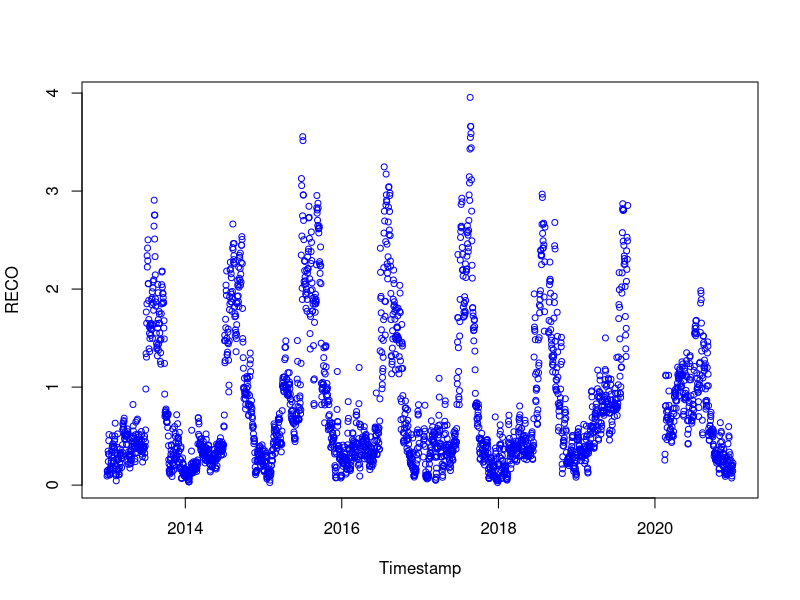

R code for this plot: (Note: this script raises an error after producing the figure.)
# 17-05-2024
# Anastasia Makhnykina

library(dplyr)
library(tidyr)
library(tidyverse)
library(lubridate)
library(ggplot2)
library(units)
library(stats)
library(grDevices)
library(readr)


# Read other pulse division docs - with "DM" in their names
years_sum1 <- read.csv("data/years_sum1_DM.csv")
years_sum_Pulse0 <- read.csv("data/years_sum_Pulse0_DM.csv")
years_sum_Pulse1 <- read.csv("data/years_sum_Pulse1_DM.csv")

# Make sure in the Date format
years_sum_Pulse0$date <- as.Date(years_sum_Pulse0$date)
years_sum_Pulse1$date <- as.Date(years_sum_Pulse1$date)
years_sum1$date <- as.Date(years_sum1$date)

# CHECK COLUMN NAMES AND DATA TYPES
str(years_sum_Pulse0)
str(years_sum_Pulse1)
str(years_sum1)

####### Non-Pulse model ###################
###########################################

# Remove rows with missing values
years_sum_Pulse0 <- na.omit(years_sum_Pulse0)

# Calculate Soil Moisture
years_sum_Pulse0$meanSWC5 <- as.numeric(as.character(years_sum_Pulse0$meanSWC5))
SoilMoisture <- years_sum_Pulse0$meanSWC5/100

# Assign variables
years_sum_Pulse0$meanST5 <- as.numeric(as.character(years_sum_Pulse0$meanST5))
years_sum_Pulse0$meanGPP <- as.numeric(as.character(years_sum_Pulse0$meanGPP))

meanSWC5_NP <- SoilMoisture
meanST5_NP <- years_sum_Pulse0$meanST5
meanGPP_NP <- years_sum_Pulse0$meanGPP
GPPmax_NP <- max(years_sum_Pulse0$meanGPP, na.rm = TRUE)

# Fit model
years_sum_Pulse0$meanRECO <- as.numeric(as.character(years_sum_Pulse0$meanRECO))

Param_model4_NP <- nls(meanRECO ~ Fref*((meanGPP_NP/GPPmax_NP +n)/1+n) *
                         (1-c4*(0.1-meanSWC5_NP)^2)*exp(b4*meanST5_NP), 
                       data = years_sum_Pulse0,
                       start = list(Fref=0.75, c4=56.54, b4=0.04, n=0.84),
                       control = nls.control(maxiter = 1000, minFactor = 0.01)
)
Summary_Model4_NP = summary(Param_model4_NP)

# Formula: meanRECO ~ Fref * ((meanGPP_NP/GPPmax_NP + n)/1 + n) * (1 - c4 * 
#                                                                    (0.1 - meanSWC5_NP)^2) * exp(b4 * meanST5_NP)
# 
#Estimated Wed May 3rd 
# Parameters:
#   Estimate Std. Error t value Pr(>|t|)    
# Fref     0.021298  25.796  < 2e-16 ***
#   c4   14.410701   4.860611   2.965  0.00307 ** 
#   b4    0.034738   0.001528  22.737  < 2e-16 ***
#   n     0.131463   0.004753  27.661  < 2e-16 ***
#   

# NON_Pulse parameters
FrefNP = 0.581979
FrefNP_SE = 0.022416
SMoptNP =0.125 
c4NP = 5.866561
c4NP_SE = 4.914379
b4NP =  0.032845
b4NP_SE = 0.001487
nNP=  0.129888
nNP_SE = 0.004721

#################### Pulse model ##################################
###################################################################

# Remove rows with missing values
years_sum_Pulse1 <- na.omit(years_sum_Pulse1)

# Change the data format 
years_sum_Pulse1$meanSWC5 <- as.numeric(as.character(years_sum_Pulse1$meanSWC5))
years_sum_Pulse1$meanST5 <- as.numeric(as.character(years_sum_Pulse1$meanST5))
years_sum_Pulse1$meanGPP <- as.numeric(as.character(years_sum_Pulse1$meanGPP))
years_sum_Pulse1$meanRECO <- as.numeric(as.character(years_sum_Pulse1$meanRECO))

# Assign variables
SoilMoisture_P =years_sum_Pulse1$meanSWC5/100
meanSWC5_P = SoilMoisture_P
meanST5_P = years_sum_Pulse1$meanST5
meanGPP_P = years_sum_Pulse1$meanGPP
GPPmax_P = max(years_sum_Pulse1$meanGPP, na.rm=TRUE)

Param_model4_P <- nls(meanRECO ~ Fref*((meanGPP_P/GPPmax_P +n)/1+n) *(1-c4*(0.1-meanSWC5_P)^2)*exp(b4*meanST5_P), 
                      data = years_sum_Pulse1,
                      start = list(Fref=0.75,  c4=56.54, b4=0.04, n=0.84),
                      control = nls.control(maxiter = 1000, minFactor = 0.01)
)
Summary_Model4_P = summary(Param_model4_P)

# Parameters:
#   Estimate Std. Error t value Pr(>|t|)    
# Fref   0.616634   0.045269  13.621  < 2e-16 ***
#   c4   -10.431847   1.596214  -6.535 1.01e-10 ***
#   b4     0.044407   0.002129  20.862  < 2e-16 ***
#   n      0.243863   0.014703  16.586  < 2e-16 ***

# Pulse parameters
FrefP = 0.646765 
FrefP_SE = 0.044472
SMoptP =0.125 
c4P = -10.166789   
c4P_SE = 1.489036
b4P = 0.043525
b4P_SE = 0.001986
nP= 0.236665
nP_SE = 0.013583

############### All time model #################################
################################################################

complete.cases(years_sum1)

# Remove rows with missing values
years_sum1 <- na.omit(years_sum1)

# Change data format
years_sum1$meanSWC5 <- as.numeric(as.character(years_sum1$meanSWC5))
years_sum1$meanST5 <- as.numeric(as.character(years_sum1$meanST5))
years_sum1$meanGPP <- as.numeric(as.character(years_sum1$meanGPP))
years_sum1$meanRECO <- as.numeric(as.character(years_sum1$meanRECO))

# Setting up drivers for all time
All_meanSWC5 =years_sum1$meanSWC5/100
All_meanST5 = years_sum1$meanST5
All_meanGPP = years_sum1$meanGPP
All_GPPmax = max(years_sum1$meanGPP, na.rm = TRUE)

Param_model4_All <- nls(meanRECO ~ Fref*((All_meanGPP/All_GPPmax +nL)/1+nL) *(1-c4L*(0.1-All_meanSWC5)^2)*exp(b4L*All_meanST5), 
                      data = years_sum1,
                      start = list(Fref=0.75,  c4L=56.54, b4L=0.04, nL=0.84),
                      control = nls.control(maxiter = 1000, minFactor = 0.01)
)
Summary_Model4_All = summary(Param_model4_All)

# Parameters:
#   Estimate Std. Error t value Pr(>|t|)    
# Fref   0.616634   0.045269  13.621  < 2e-16 ***
#   c4   -10.431847   1.596214  -6.535 1.01e-10 ***
#   b4     0.044407   0.002129  20.862  < 2e-16 ***
#   n      0.243863   0.014703  16.586  < 2e-16 ***

# Pulse parameters
FrefL = 1.183562
FrefL_SE = 0.048450
SMoptL =0.125 
c4L = -7.875260   
c4L_SE = 1.160614
b4L = 0.034806
b4L_SE = 0.001412
nL= 0.079416
nL_SE = 0.002654

#run model for full time series based on non-pulse time parameters
ALL_model4_NP = FrefNP*((All_meanGPP/All_GPPmax +nNP)/1+nNP) *(1-c4NP*(SMoptNP-All_meanSWC5)^2)*exp(b4NP*All_meanST5)
#run model for full time series based on pulse time parameters
All_model4_P = FrefP*((All_meanGPP/All_GPPmax +nP)/1+nP) *(1-c4P*(SMoptP-All_meanSWC5)^2)*exp(b4P*All_meanST5)
#run all time model
All_model4 = FrefL*((All_meanGPP/All_GPPmax +nL)/1+nL) *(1-c4P*(SMoptL-All_meanSWC5)^2)*exp(b4L*All_meanST5)

# Plot the RECO time series
plot(years_sum1$date, years_sum1$meanRECO, type = "p", col = "blue", xlab = "Timestamp", ylab = "RECO", cex = 0.8)

points(years_sum1$date, results_df$MeanR, col="green", pch = 16, cex = 0.4, alpha=0.5)
# create the legend
legend(x = "topleft",
       legend = c("Measured RECO", "Mean model"),
       pch = c(1, 16),
       col = c("blue", "green"),
       lty = c(NA, 1),
       bty = "n")


# Add the model output time series to the plot - CORRECT FIGURE
points(years_sum1$date, ALL_model4_NP, col = "red", pch = 16, cex = 0.4)
points(years_sum1$date, All_model4_P, col = "cyan", pch = 16, cex = 0.4, alpha=0.5)
points(years_sum1$date, All_model4, col = "green", pch = 16, cex = 0.4, alpha=0.5)

# create the legend
legend(x = "topleft",
       legend = c("Measured RECO", "Pulse Model", "Non-Pulse Model", "Mean model"),
       pch = c(1, 16, 16,16),
       col = c("blue", "cyan", "red","green"),
       lty = c(NA, 1, 1,1),
       bty = "n")


##### Compare modeled and measured data
plot(years_sum1$meanRECO,ALL_model4_NP, type = "p", col = "red", xlab = "MEASURED RECO", ylab = "Non-pulse model RECO")
text(x = 1, y = 1.5, labels = "Over estimation")
text(x = 3, y = 0.5, labels = "Under estimation")
points( years_sum1$meanRECO,years_sum1$meanRECO,  type = "l", col = "red")

plot(years_sum1$meanRECO,All_model4_P,  type = "p", col = "cyan", xlab = "MEASURED RECO", ylab = "Pulse model RECO")
text(x = 1, y = 2.5, labels = "Over estimation")
text(x = 3, y = 0.5, labels = "Under estimation")
points( years_sum1$meanRECO,years_sum1$meanRECO,  type = "l", col = "cyan")



# Calulate the model residual and investigate whether residuals are higher during pulse times. 
Model_residual_NP = years_sum1$meanRECO-ALL_model4_NP
hist(Model_residual_NP, col = "red")

Model_residual_P = years_sum1$meanRECO - All_model4_P
hist(Model_residual_P, col = "cyan")


# calculate RMSE
rmse_NP <- sqrt(mean((ALL_model4_NP - years_sum1$meanRECO)^2, na.rm = TRUE))
rmse_P <- sqrt(mean((All_model4_P - years_sum1$meanRECO)^2, na.rm = TRUE))
# calculate MAPE
mape_NP <- mean(abs(ALL_model4_NP - years_sum1$meanRECO) / years_sum1$meanRECO, na.rm = TRUE) * 100
mape_P <- mean(abs(All_model4_P - years_sum1$meanRECO) / years_sum1$meanRECO, na.rm = TRUE) * 100
# calculate R-squared
r_squared_NP <- cor(ALL_model4_NP, years_sum1$meanRECO, use = "complete.obs")^2
r_squared_P <- cor(All_model4_P, years_sum1$meanRECO, use = "complete.obs")^2

Reco_NP = sum(ALL_model4_NP, na.rm = TRUE)
Reco_P = sum(All_model4_P, na.rm = TRUE)
Reco_obs = sum(years_sum1$meanRECO, na.rm = TRUE)


plot(ALL_model4_NP,All_model4_P, xlab = "Non-Pulse Model Reco", ylab = "Pulse Model Reco")
 

# Create df just with fluxes and calculate 
Reco_df <- years_sum1 %>%
  select(date, meanRECO, sdReco, max_pulse_duration, rain_event)


Reco_df$PulseM <- All_model4_P
Reco_df$NonPulseM <- ALL_model4_NP
Reco_df$MeanM <- All_model4


Reco1 <- Reco_df %>%
  select (date, meanRECO, max_pulse_duration, PulseM, NonPulseM) %>%
  mutate(case_when(max_pulse_duration == 0 ~ NonPulseM,
                  max_pulse_duration == 8 ~ PulseM,
                max_pulse_duration == 14 ~ PulseM,
                max_pulse_duration == 20 ~ PulseM))
                         


plot(Reco_df$date, Reco_df$meanRECO, type = "p", col = "blue", xlab = "Timestamp", 
     ylab =  "Reco, µmol m-2 s-1", cex = 0.8)
     
points(Reco1$date, Reco1$`case_when(...)`, col="green", pch = 16, cex = 0.4, alpha=0.5)
# create the legend
legend(x = "topleft",
       legend = c("Measured Reco", "Pulse and Non-pulse models"),
       pch = c(1, 16),
       col = c("blue", "green"),
       lty = c(NA, 1),
       bty = "n")


Reco_df$Reco_Mean <- Reco1$`case_when(...)`

Reco_df %>%
  na.omit() %>%
  ggplot(aes(x=date))+
  geom_point(aes(y = meanRECO),shape=20, color = "blue", size = 2)+
  geom_point(aes(y=Reco_Mean),shape=1, size = 1, color = "green")+
  theme_classic()+
  theme(text = element_text(size = 15))+
  ylab(~paste("Reco, ", mu, "mol m"^-2,"s"^-1))+
  xlab("Timestamp")+
  ylim(0,4)
  
plot(Reco_df$meanRECO, Reco_df$Reco_Mean, type = "p", col = "black", xlab = "Mesured Reco", 
     ylab =  "Modelled Reco", cex = 0.8)

Reco_df %>%
  ggplot(aes(x=meanRECO, y = Reco_Mean))+
  geom_point(shape=1)+
  theme_classic()+
  theme(text = element_text(size = 15))+
  stat_regline_equation(aes(label = paste(..eq.label..,..rr.label.., sep = "~~~~")))+
  stat_smooth(method = "lm",formula = y ~ x ,size = 1)+
  ylab(~paste("Modelled Reco, ", mu, "mol m"^-2,"s"^-1))+
  xlab(~paste("Measured Reco, ", mu, "mol m"^-2,"s"^-1))+
  #ggtitle('Non-pulse time')+
  ylim(0,5)+
  xlim(0,5)

# calculate RMSE
rmse_MeanMod <- sqrt(sum((Reco_df$Reco_Mean - Reco_df$meanRECO)^2, na.rm=TRUE)/nrow(Reco_df))

# calculate MAPE -  Mean absolute percent error
mape_MeanMod <- mean(abs((Reco_df$Reco_Mean - Reco_df$meanRECO) / Reco_df$meanRECO), na.rm=TRUE) * 100
 
# calculate R-squared
r_squared_MeanMod <- cor(Reco_df$Reco_Mean, Reco_df$meanRECO, use = "complete.obs")^2


###### Calculate cumulative flux for - Mean model, Including Pulse and non-pulse together and measured fluxes ######
####################################################################################################################

### Create df with just fluxes #####

Recodf_new <- Reco_df %>%
  na.omit() %>%
  select (date, meanRECO, MeanM, Reco_Mean)

Recodf_new$culMeasured <- ave(Recodf_new$meanRECO, FUN = cumsum)  
Recodf_new$culMeanMod <- ave(Recodf_new$MeanM, FUN = cumsum)  
Recodf_new$culModelled <- ave(Recodf_new$Reco_Mean, FUN = cumsum)  


plot(Recodf_new$date,Recodf_new$culMeasured,  type = "l", col = "blue", xlab = "Year", 
     ylab =  "Cumulative Reco", cex = 0.8)
lines(Recodf_new$date, Recodf_new$culMeanMod, type = "l", col = "red")
lines(Recodf_new$date, Recodf_new$culModelled, type = "l", col = "green")

legend(x = "topleft",
       legend = c("Measured Reco", "Pulse and Non-pulse models", "Mean model"),
       pch = c(1, 16, 16),
       col = c("blue", "red", "green"),
       lty = c(NA, 1,1),
       bty = "n")
